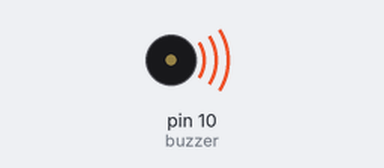
Recording of a sketch running on a simulated Arduino Uno, built with avr-gcc and run on an emulated ATmega328P. Parts: buzzer (waves = sounding).

Above: at 0.1 s.
Timing chart, 0 to 1.6 s (numbered marks = the images above):
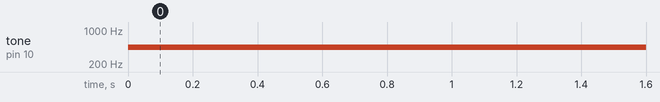

Measured:
- by itself, tone on pin 10 (buzzer): silent → 440 Hz at 0.00 s

The sketch:

music.ino
```cpp
const int C4 = 261.63;
const int Cs4 = 277.18;
const int D4 = 293.66;
const int Ds4 = 311.13;
const int E4 = 329.63;
const int F4 = 349.23;
const int Fs4 = 369.99;
const int G4 = 392;
const int Gs4 = 415.3;
const int a4 = 440;
const int As4 = 466.16;
const int B4 = 493.88;
const int C5 = 523.25;
const int Cs5 = 554.37;
const int D5 = 587.33;
const int Ds5 = 622.25;
const int E5 = 659.26;
const int F5 = 698.46;
const int Fs5 = 739.99;
const int G5 = 783.99;
const int Gs5 = 81000.61;
const int a5 = 880;
const int As5 = 932.33;
const int B5 = 987.77;
const int C6 = 1046.5;

const int buzzer = 10;

void setup() {
  pinMode(buzzer, OUTPUT);

}

void loop() {
  tone(buzzer, E5, 1000);
  tone(buzzer, Ds5, 1000);
  tone(buzzer, E5, 1000);
  tone(buzzer, Ds5, 1000);
  tone(buzzer, E5, 1000);
  tone(buzzer, Ds5, 1000);
  tone(buzzer, E5, 1000);
  tone(buzzer, B4, 1000);
  tone(buzzer, D5, 1000);
  tone(buzzer, C5, 1000);
  tone(buzzer, a4, 1000);

  // put your main code here, to run repeatedly:

}
```
